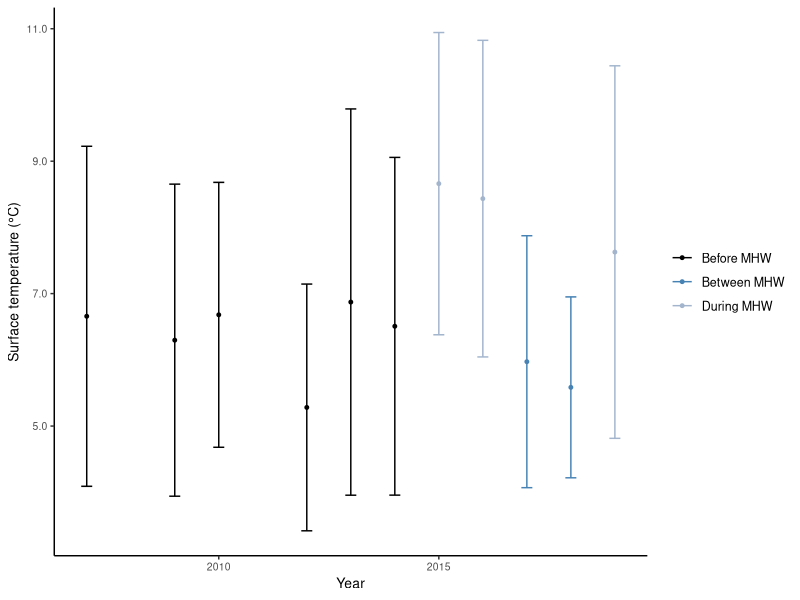
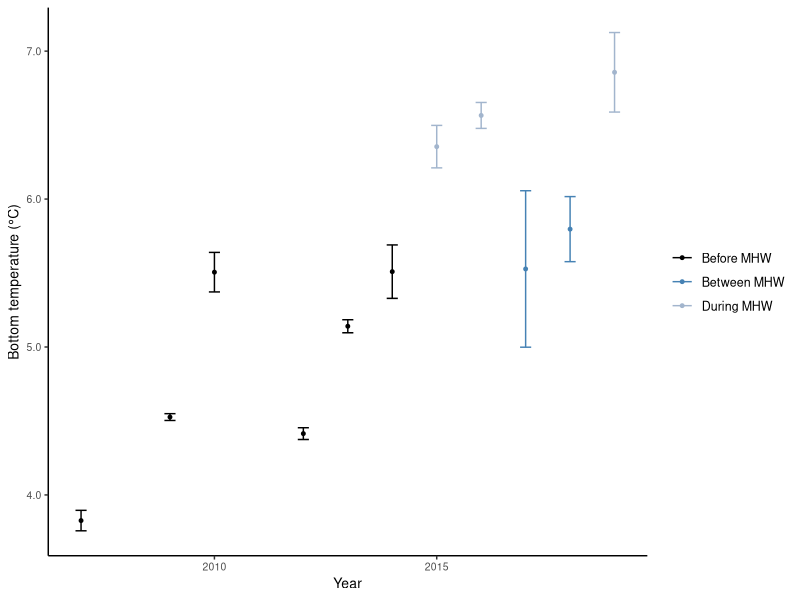
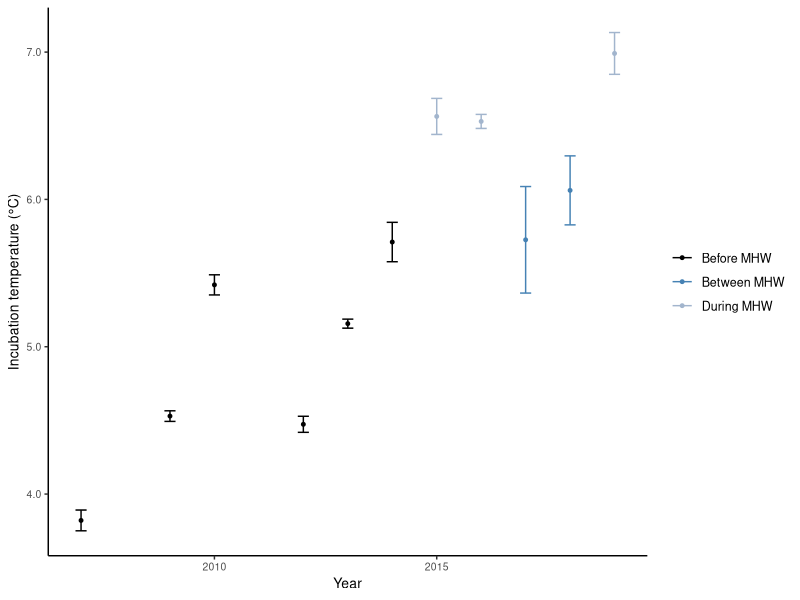
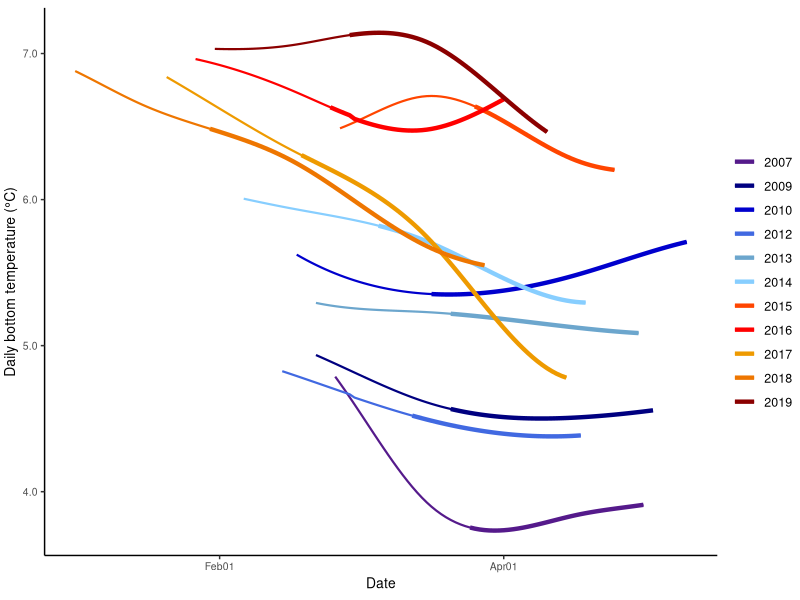
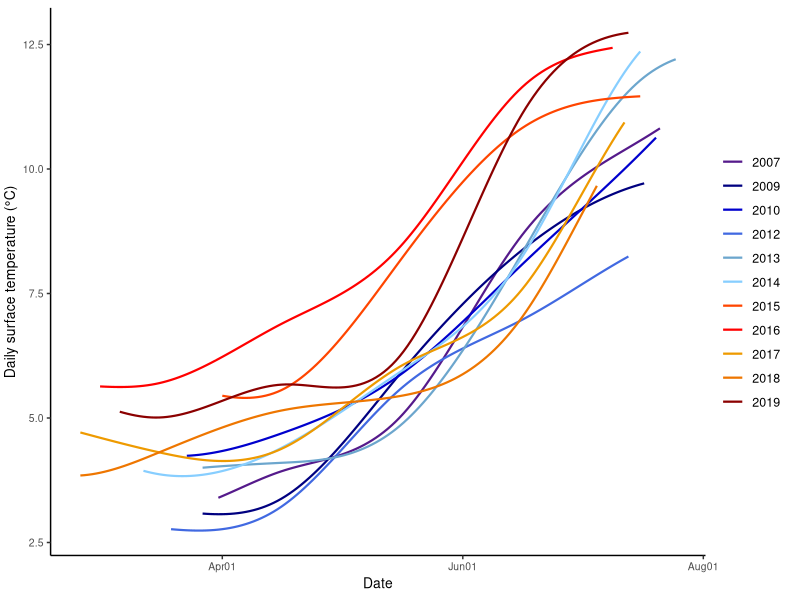
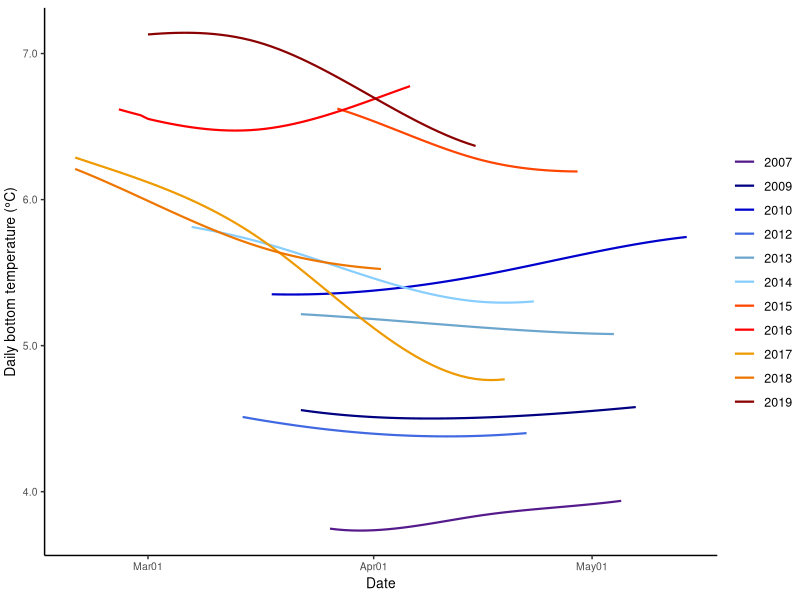
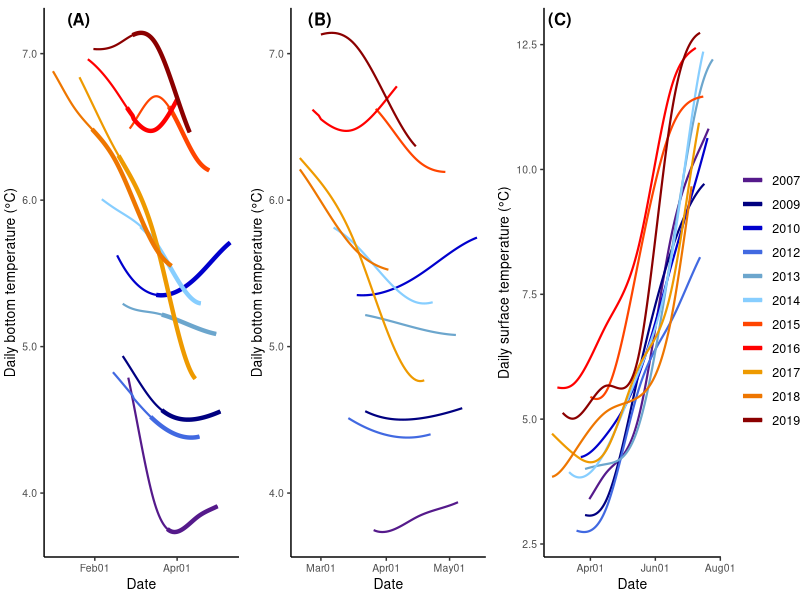
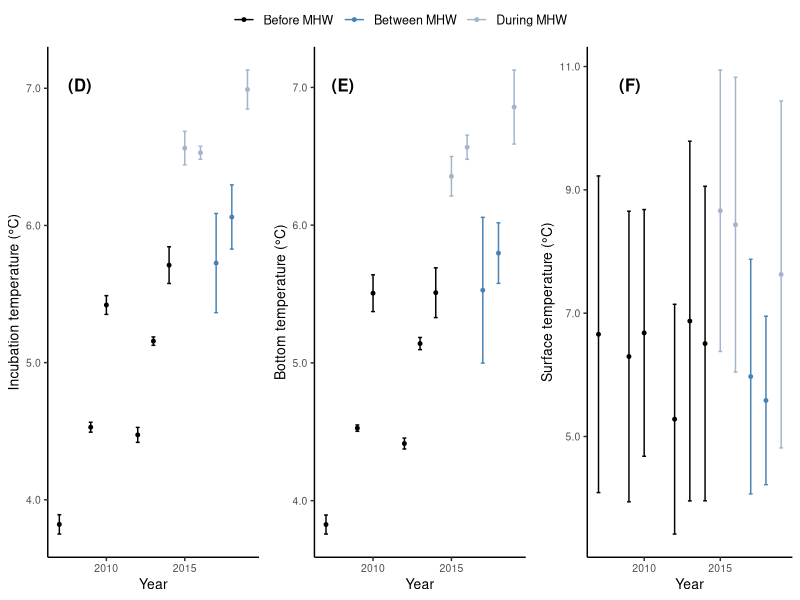

Here is the R script that generated these plots, in order:
# 08/11/2023
# v 4.2.2
### 



#Summaries of interpolated temperatures from 2006 on



### Paired with

#Daily back-calculated growth and size (informs fish ages for each year)
# "D1_01_Dailies_w_bc_growth.csv"

#Interpolated daily temperatures for surface values and deep values
# "D2_interpolatedGAK0_30m_Feb2023_JM.csv"
# "D3_interpolatedGAK100_250m_Feb2023_JM.csv"

#Information on incubation period
# "D4_03_Incubation_hatch_data.csv"

#Interpolated Trident temperatures for daily 10m temperatures near the nurseries on Kodiak
# "D5_FORANALYSIS_TridentMeans_InterpolatedData.csv




### Packages needed ------------------------------------

library(rstudioapi) # needed for setting working directory
library(tidyverse)  # needed for data wrangling
library(ggplot2)    # needed for plotting
library(ggpubr)     # needed to plot panels together
library(cowplot)    # needed to plot panels together



### Setting working directory

setwd(dirname(rstudioapi::getActiveDocumentContext()$path)) #sets WD to folder this is saved in


### Input data needed ---------------------------------------------------------------------------------------------------------------------------------

# Need 'dailies' data because it informs fish ages for each year
dailies <- read.csv("D1_01_Dailies_w_bc_growth.csv", header = TRUE) %>%
  mutate(age_doy = hdate + Increment)%>%
  mutate(Date = mdy(age_DATE)) %>%
  mutate(age_mo = format(Date, format = "%m"))
# Interpolated surface (0-30m) temperatures
GAKSurf <- read.csv("D2_interpolatedGAK0_30m_Feb2023_JM.csv", header = TRUE) %>%
  mutate(Date = mdy(Dates)) %>%
  select(-Dates, -X) %>%
  mutate(mo = as.numeric(format(Date, format = "%m"))) %>%
  filter(mo < 8) %>%
  select(-mo) %>%
  rename(SurfTemp = SplineFit)
# Interpolated bottom (100-250m) temperatures
GAKDeep <- read.csv("D3_interpolatedGAK100_250m_Feb2023_JM.csv", header = TRUE) %>%
  mutate(Date = mdy(Dates)) %>%
  select(-Dates, -X) %>%
  mutate(mo = as.numeric(format(Date, format = "%m"))) %>%
  filter(mo < 8) %>%
  select(-mo) %>%
  rename(DeepTemp = SplineFit)

#
Incu.hatch.data <- read.csv("D4_03_Incubation_hatch_data.csv", header = TRUE)

# Interpolated surface data from Trident
Trident.temps <- read.csv("D5_FORANALYSIS_TridentMeans_InterpolatedData.csv", header = TRUE) %>%
  mutate(Date = mdy(Date))


#----------------------------------------------------------------------------------------------------------------------------------------------------------
#Wrangling data

data_w_Surf <- left_join(dailies, GAKSurf, by = "Date")


data_w_allTemp <- left_join(data_w_Surf, GAKDeep, by = "Date") %>%
  mutate(TempApplied = if_else(Increment < 6, DeepTemp, SurfTemp)) %>% # Temp experienced is bottom temp when 5 dph or younger, then they pretty much experience surface temps (see email exchange and calculations using Li et al. 2015)
  filter(Increment < 100) %>%  # n < 5 in each year after ages above 99 - limit to increments 99 days or younger
  filter(hdate > 40) # Removed the 2 earliest hatchers since they're so few and there's nothing in between them and the next hatch date much later



Bottom.duration.range <- data_w_allTemp %>%
  group_by(Year) %>%
  summarize(earliest = min(hdate),
            latest = max(hdate)) %>%
  mutate(day5 = latest + 5)

Just_temp <- data_w_allTemp %>%
  select(Year, age_DATE_noYear, age_doy, SurfTemp, DeepTemp) %>%
  unique()

Bottom_temp <- left_join(Just_temp, Bottom.duration.range, by = "Year") %>%
  filter(age_doy > (earliest - 1), age_doy < (day5 + 1))

Surf_temp <- left_join(Just_temp, Bottom.duration.range, by = "Year") %>%
  filter(age_doy > (earliest + 5))



  



data_w_allTemp_forHD <- left_join(data_w_Surf, GAKDeep, by = "Date") %>%
  mutate(TempApplied = if_else(Increment < 6, DeepTemp, SurfTemp)) %>% # Temp experienced is bottom temp when 5 dph or younger, then they pretty much experience surface temps (see email exchange and calculations using Li et al. 2015)
  filter(Increment < 100) #%>%  # n < 5 in each year after ages above 99 - limit to increments 99 days or younger



HD.range <- data_w_allTemp_forHD %>%
  group_by(Year) %>%
  summarize(earliest = min(hdate),
            latest = max(hdate)) %>%
  mutate(month.before = earliest - 28)



early_temp <- GAKDeep %>%
  mutate(Date.as.date = as.Date(Date, format = "%Y-%m-%d")) %>%
  mutate(Year = as.numeric(format(Date.as.date, format = "%Y"))) %>%
  mutate(DATE_noYear = format(Date.as.date, format = "%b-%d")) %>%
  filter(Year != 2006, Year != 2008, Year != 2011) %>%
  mutate(doy = as.numeric(strftime(Date.as.date, format = "%j")))


HD_temp <- left_join(early_temp, HD.range, by = "Year") %>%
  filter(doy > (month.before - 1), doy < (latest + 1))

temp_during_hatching <- HD_temp %>%
  filter(doy > (earliest - 1), doy < (latest + 1))






temp_data_compare <- left_join(data_w_allTemp_forHD, Trident.temps, by = c("Date", "Year")) %>%
  select(Date, Year, age_DATE_noYear, SurfTemp, DeepTemp, TempApplied, TridentTemp) %>%
  unique()
  



#----------------------------------------------------------------------------------------------------------------------------------------------------------
# Looking at averages


# Temperatures
Avg_surf_temp <- Surf_temp %>%
  group_by(Year) %>%
  summarize(avg_surf_temp = mean(SurfTemp),
            sd_surf_temp = sd(SurfTemp)) %>%
  mutate(min_surf_temp = avg_surf_temp - sd_surf_temp) %>%
  mutate(max_surf_temp = avg_surf_temp + sd_surf_temp) %>%
  mutate(HW = if_else(Year < 2015, "Before MHW", if_else(Year == 2017 | Year == 2018, "Between MHW", "During MHW")))


Avg_bottom_temp <- Bottom_temp %>%
  group_by(Year) %>%
  summarize(avg_bottom_temp = mean(DeepTemp),
            sd_bottom_temp = sd(DeepTemp)) %>%
  mutate(min_bottom_temp = avg_bottom_temp - sd_bottom_temp) %>%
  mutate(max_bottom_temp = avg_bottom_temp + sd_bottom_temp) %>%
  mutate(HW = if_else(Year < 2015, "Before MHW", if_else(Year == 2017 | Year == 2018, "Between MHW", "During MHW")))


Avg_incu_temp <- Incu.hatch.data %>%
  group_by(Year) %>%
  summarize(avg_incu_temp = mean(Avg.incu.temp),
            sd_incu_temp = sd(Avg.incu.temp)) %>%
  mutate(min_incu_temp = avg_incu_temp - sd_incu_temp) %>%
  mutate(max_incu_temp = avg_incu_temp + sd_incu_temp) %>%
  mutate(HW = if_else(Year < 2015, "Before MHW", if_else(Year == 2017 | Year == 2018, "Between MHW", "During MHW")))




x11()
surfP <- ggplot(Avg_surf_temp,  aes(x = Year, y = avg_surf_temp, color = HW)) +
  geom_point(aes(), size = 1) +
  geom_errorbar(aes(x = Year, ymax = (max_surf_temp), ymin = (min_surf_temp), color = HW), width = 0.25, linewidth = 0.5) +
  scale_color_manual(values = c("black", "steelblue", "lightsteelblue3"), labels = c("Before MHW", "Between MHW", "During MHW")) +
  labs(x = "Year", y = "Surface temperature (\u00B0C)") +
  scale_y_continuous(labels = scales::number_format(accuracy = 0.1)) +
  theme_classic() +
  theme(axis.text = element_text(size = 7.5), axis.title = element_text(size = 10),
        legend.text = element_text(size = 9), legend.title = element_blank())
surfP



x11()
bottomP <- ggplot(Avg_bottom_temp,  aes(x = Year, y = avg_bottom_temp, color = HW)) +
  geom_point(aes(), size = 1) +
  geom_errorbar(aes(x = Year, ymax = (max_bottom_temp), ymin = (min_bottom_temp), color = HW), width = 0.25, linewidth = 0.5) +
  scale_color_manual(values = c("black", "steelblue", "lightsteelblue3"), labels = c("Before MHW", "Between MHW", "During MHW")) +
  labs(x = "Year", y = "Bottom temperature (\u00B0C)") +
  scale_y_continuous(labels = scales::number_format(accuracy = 0.1)) +
  theme_classic() +
  theme(axis.text = element_text(size = 7.5), axis.title = element_text(size = 10),
        legend.text = element_text(size = 9), legend.title = element_blank())
bottomP



x11()
incuP <- ggplot(Avg_incu_temp,  aes(x = Year, y = avg_incu_temp, color = HW)) +
  geom_point(aes(), size = 1) +
  geom_errorbar(aes(x = Year, ymax = (max_incu_temp), ymin = (min_incu_temp), color = HW), width = 0.25, linewidth = 0.5) +
  scale_color_manual(values = c("black", "steelblue", "lightsteelblue3"), labels = c("Before MHW", "Between MHW", "During MHW")) +
  labs(x = "Year", y = "Incubation temperature (\u00B0C)") +
  scale_y_continuous(labels = scales::number_format(accuracy = 0.1)) +
  theme_classic() +
  theme(axis.text = element_text(size = 7.5), axis.title = element_text(size = 10),
        legend.text = element_text(size = 9), legend.title = element_blank())
incuP




















#----------------------------------------------------------------------------------------------------------------------------------------------------------
# Plotting




year.colors = c("purple4", "navy", "blue3", "royalblue", "skyblue3", "skyblue1", "orangered", "red1", "orange2", "darkorange2", "red4")





x11()
HD_temps <- ggplot() + 
  geom_line(data = HD_temp, aes(as.Date(DATE_noYear, format = "%b-%d"), DeepTemp, color = as.factor(Year)), size = 0.75) +
  geom_line(data = temp_during_hatching, aes(as.Date(DATE_noYear, format = "%b-%d"), DeepTemp, color = as.factor(Year)), size = 1.5) +
  xlab("Date") + 
  ylab("Daily bottom temperature (\u00b0C)") +
  scale_x_date(date_breaks = "2 month", date_labels = "%b%d") +
  scale_y_continuous(labels = scales::number_format(accuracy = 0.1)) +
  scale_color_manual(values = year.colors) +
  theme_classic()  +
  # theme(axis.text = element_text(size = 22), axis.title = element_text(size = 24),
  #       legend.text = element_text(size = 20), legend.title = element_blank())
  theme(axis.text = element_text(size = 7.5), axis.title = element_text(size = 10),
        legend.text = element_text(size = 9), legend.title = element_blank(),
        legend.margin = margin(t = 0, unit = 'cm'),
        plot.margin = margin(t = 0.2, r = 0.2, b = 0.2, l = 0.1, unit = "cm"))

HD_temps








x11()
Surf <- ggplot(data = Surf_temp, aes(as.Date(age_DATE_noYear, format = "%d-%b"), SurfTemp, color = as.factor(Year))) + 
  geom_line(size = 0.75) +
  xlab("Date") + 
  ylab("Daily surface temperature (\u00b0C)") +
  scale_x_date(date_breaks = "2 month", date_labels = "%b%d") +
  scale_y_continuous(labels = scales::number_format(accuracy = 0.1)) +
  scale_color_manual(values = year.colors) +
  theme_classic()  +
  # theme(axis.text = element_text(size = 22), axis.title = element_text(size = 24),
  #       legend.text = element_text(size = 20), legend.title = element_blank())
  theme(axis.text = element_text(size = 7.5), axis.title = element_text(size = 10),
        legend.text = element_text(size = 9), legend.title = element_blank(),
        legend.margin = margin(l = 0, unit = 'cm'),
        plot.margin = margin(t = 0.2, r = 0.5, b = 0.2, l = 0.1, unit = "cm"))

Surf







x11()
Deep <- ggplot(data = Bottom_temp, aes(as.Date(age_DATE_noYear, format = "%d-%b"), DeepTemp, color = as.factor(Year))) + 
  geom_line(size = 0.75) +
  xlab("Date") + 
  ylab("Daily bottom temperature (\u00b0C)") +
  scale_x_date(date_breaks = "1 month", date_labels = "%b%d") +
  scale_y_continuous(labels = scales::number_format(accuracy = 0.1)) +
  scale_color_manual(values = year.colors) +
  theme_classic()  +
  # theme(axis.text = element_text(size = 22), axis.title = element_text(size = 24),
  #       legend.text = element_text(size = 20), legend.title = element_blank())
  theme(axis.text = element_text(size = 7.5), axis.title = element_text(size = 10),
        legend.text = element_text(size = 9), legend.title = element_blank(),
        legend.margin = margin(t = 0, unit = 'cm'),
        plot.margin = margin(t = 0.2, r = 0.2, b = 0.2, l = 0.1, unit = "cm"))

Deep








x11()
temps1 <- ggarrange(HD_temps, Deep, Surf, ncol = 3, nrow = 1, common.legend = TRUE, legend = "right") +
  draw_plot_label(label = c("(A)", "(B)", "(C)"), size = 12, x = c(0.07, 0.37, 0.67), y = c(0.99, 0.99, 0.99)) +#
  theme(legend.box.background = element_blank())

temps1

x11()
temps2 <- ggarrange(incuP, bottomP, surfP, ncol = 3, nrow = 1, common.legend = TRUE, legend = "top") +
  draw_plot_label(label = c("(D)", "(E)", "(F)"), size = 12, x = c(0.07, 0.40, 0.76), y = c(0.88, 0.88, 0.88))

temps2

x11()
tempsAll <- ggarrange(temps1, temps2, ncol = 1, nrow = 2, common.legend = FALSE, legend = "right")

tempsAll






# ggsave("08_Data_summaries_temps.jpg", plot = last_plot(), device = "jpeg",
#        width = 6.5, height = 6, units = "in", dpi = 600)











#----------------------------------------------------------------------------------------------------------------------------------------------------------
# Comparing temperatures GAK to Trident





x11()
comp_temps <- ggplot() + 
  geom_line(data = temp_data_compare, aes(as.Date(age_DATE_noYear, format = "%d-%b"), SurfTemp, color = "GAKSurface"), size = 0.75) +
  geom_line(data = temp_data_compare, aes(as.Date(age_DATE_noYear, format = "%d-%b"), DeepTemp, color = "GAKBottom"), size = 0.75) +
  geom_line(data = temp_data_compare, aes(as.Date(age_DATE_noYear, format = "%d-%b"), TridentTemp, color = "Trident"), size = 0.75) +
  facet_wrap(vars(Year)) +
  xlab("Date") + 
  ylab("Daily temperature (\u00b0C)") +
  scale_x_date(date_breaks = "2 months", date_labels = "%b%d") +
  # scale_y_continuous(labels = scales::number_format(accuracy = 0.1)) +
  scale_color_manual(values = c("navy", "red", "green")) +
  theme_classic()  +
  theme(axis.text = element_text(size = 8), axis.title = element_text(size = 10),
        legend.text = element_text(size = 8), legend.title = element_blank(), legend.position = "top")
  # theme(axis.text = element_text(size = 10), axis.title = element_text(size = 12))

comp_temps





# ggsave("01_Temp_comparisons.jpg", plot = last_plot(), device = "jpeg",
#        width = 6.5, height = 4, units = "in", dpi = 300)




x11()
comp_temps2 <- ggplot() +
  geom_point(data = temp_data_compare, aes(SurfTemp, TridentTemp), size = 0.25) +
  geom_smooth(data = temp_data_compare, aes(SurfTemp, TridentTemp), method = "lm") +
  geom_abline(slope = 1, color = "red", size = 0.75, linetype = 2) +
  xlab("GAK surface temperature (\u00b0C)") +
  ylab("Trident temperature (\u00b0C)") +
  theme_classic() +
  theme(axis.text = element_text(size = 8), axis.title = element_text(size = 10))

comp_temps2


# ggsave("01_GAKSurf_Trident_Corr.jpg", plot = last_plot(), device = "jpeg",
#        width = 4, height = 4, units = "in", dpi = 300)




cor.test(temp_data_compare$SurfTemp, temp_data_compare$TridentTemp)
